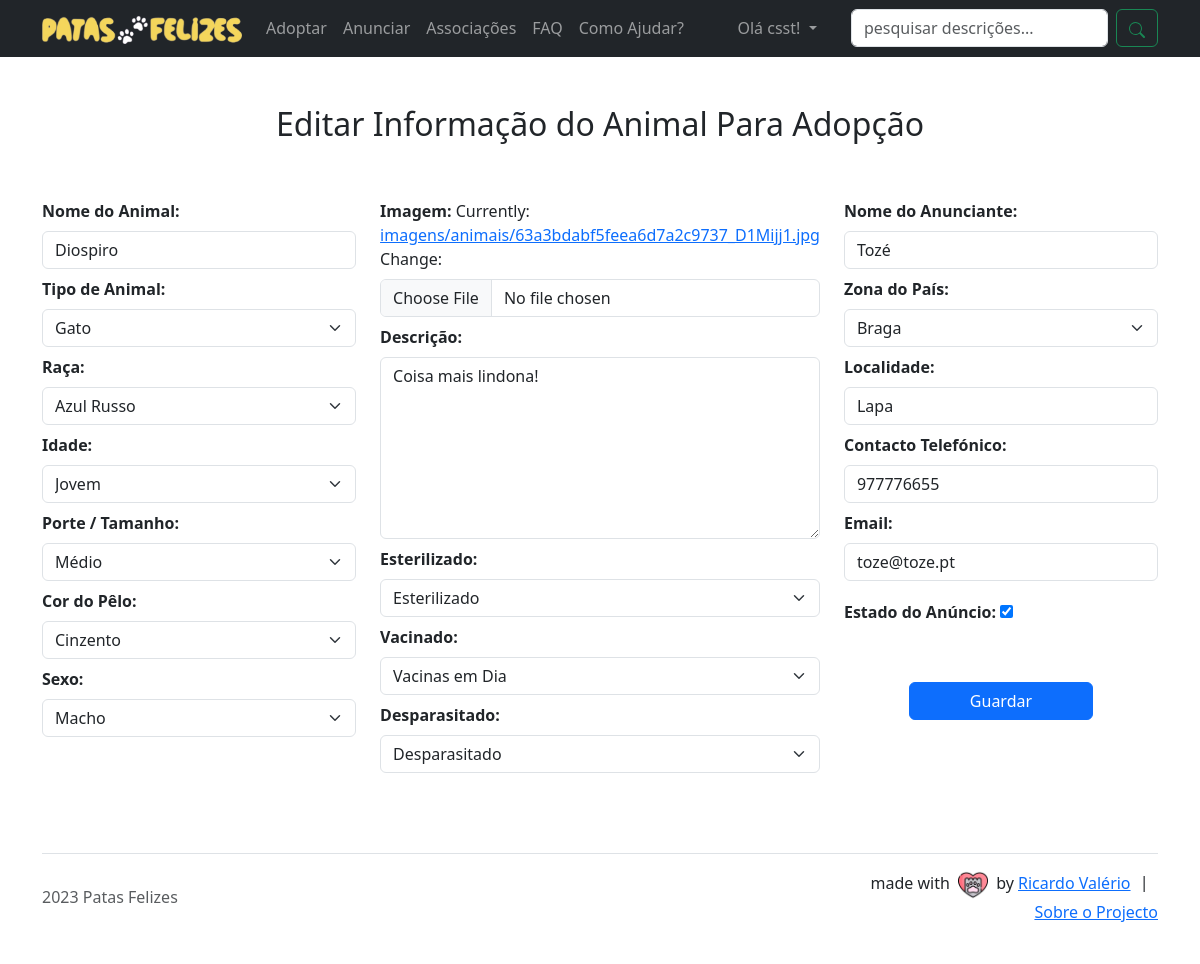
The page /editar-anuncio/15 (signed in) on the database its author committed.
### animais_para_adocao/models.py (models this page shows, shortened)
class AnuncioAnimal(models.Model):
	nome                  = models.CharField(max_length=20)
	id_tipo_de_animal_fk  = models.ForeignKey(TipoDeAnimal, on_delete=models.CASCADE)
	id_raca_fk            = models.ForeignKey(Raca, on_delete=models.CASCADE)
	id_idade_fk           = models.ForeignKey(Idade, on_delete=models.CASCADE)
	id_porte_tamanho_fk   = models.ForeignKey(PorteTamanho, on_delete=models.CASCADE)
	id_cor_do_pelo_fk     = models.ForeignKey(CorDoPelo, on_delete=models.CASCADE)
	sexo                  = models.CharField(max_length=10, choices=[('1', "Fêmea"), ('2', "Macho")])
	imagem                = models.ImageField(upload_to='imagens/animais/', blank=False)
	descricao_do_animal   = models.TextField()
	esterilizado = models.CharField(
		max_length=10,
		choices=[
			('1', "Esterilizado"),
			('2', "Não Esterilizado"),
			('3', "Desconhecido")
		]
	)
	vacinado = models.CharField(
		max_length=10,
		choices=[
			('1', "Vacinas em Dia"),
			('2', "Algumas Vacinas"),
			('3', "Não Vacinado"),
			('4', "Desconhecido")
		]
	)
	desparasitado = models.CharField(
		max_length=10,
		choices=[
			('1', "Desparasitado"),
			('2', "Não Desparasitado"),
			('3', "Desconhecido")
		]
	)
	user 						   = models.ForeignKey(User, on_delete=models.CASCADE)
	nome_anunciante                = models.CharField(max_length=50)
	id_zona_do_pais_fk             = models.ForeignKey(ZonasDoPais, on_delete=models.CASCADE)
	localidade_anunciante          = models.CharField(max_length=20)
	contacto_telefonico_anunciante = models.CharField(max_length=9)
	email_anunciante               = models.CharField(max_length=100)
	datetime_anuncio               = models.DateTimeField(auto_now_add=True)
	anuncio_estado 				   = models.BooleanField(default=True)
	class Meta:
		verbose_name_plural = "Anúncio do Animal"

### animais_para_adocao/views.py (the view)
# urls.py: path("editar-anuncio/<int:anuncio_id>", views.editar_anuncio, name="editar_anuncio"),
@login_required
def editar_anuncio(request, anuncio_id):
    anuncio = AnuncioAnimal.objects.get(pk=anuncio_id)
    if request.method == 'POST':
        form = EditarAnuncioForm(request.POST, instance=anuncio)
        if form.is_valid():
            form.save()
            return redirect('meus_anuncios')
    else:
        form = EditarAnuncioForm(instance=anuncio)
        context = {'form': form, 'anuncio_id': anuncio.id}
        return render(request, "animais_para_adocao/editar_anuncio.html", context)

### animais_para_adocao/models.py (called while the page is built)
	def __str__(self):
		return self.tipo

	def __str__(self):
		return self.raca

	def __str__(self):
		return self.idade

	def __str__(self):
		return self.porte_tamanho

	def __str__(self):
		return self.cor_do_pelo

	def __str__(self):
		return self.zona_do_pais

### animais_para_adocao/templates/animais_para_adocao/editar_anuncio.html (shortened to what this page needs)
{% extends "animais_para_adocao/base.html" %}
{% load static %}
{% block content %}
		<h2 class="text-center mt-5">Editar Informação do Animal Para Adopção</h2>
		<div class="container justify-content-center my-5">
				<form action="{% url 'editar_anuncio' anuncio_id=anuncio_id %}" method="POST" enctype="multipart/form-data">
				    	<div class="row">
				    	   <div class="col">
				    	     <label style="font-weight: bold;" for="{{ form.nome.id_for_label }}">Nome do Animal:</label>
				    	     {{ form.nome }}
				    	     <label style="font-weight: bold;" for="{{ form.id_tipo_de_animal_fk.id_for_label }}">Tipo de Animal:</label>
				    	     {{ form.id_tipo_de_animal_fk }}
				    	     <label style="font-weight: bold;" for="{{ form.id_raca_fk.id_for_label }}">Raça:</label>
				    	     {{ form.id_raca_fk }}
				    	     <label style="font-weight: bold;" for="{{ form.id_idade_fk.id_for_label }}">Idade:</label>
				    	     {{ form.id_idade_fk }}
				    	     <label style="font-weight: bold;" for="{{ form.id_porte_tamanho_fk.id_for_label }}">Porte / Tamanho:</label>
				    	     {{ form.id_porte_tamanho_fk }}
				    	     <label style="font-weight: bold;" for="{{ form.id_cor_do_pelo_fk.id_for_label }}">Cor do Pêlo:</label>
				    	     {{ form.id_cor_do_pelo_fk }}
				    	     <label style="font-weight: bold;" for="{{ form.sexo.id_for_label }}">Sexo:</label>
				    	     {{ form.sexo }}
				    	 </div>
				    	 <div class="col">
				    	     <label style="font-weight: bold;" for="{{ form.imagem.id_for_label }}">Imagem:</label>
				    	     {{ form.imagem }}
				    	     <label style="font-weight: bold;" for="{{ form.descricao_do_animal.id_for_label }}">Descrição:</label>
				    	     {{ form.descricao_do_animal }}
				    	     <label style="font-weight: bold;" for="{{ form.esterilizado.id_for_label }}">Esterilizado:</label>
				    	     {{ form.esterilizado }}
				    	     <label style="font-weight: bold;" for="{{ form.vacinado.id_for_label }}">Vacinado:</label>
				    	     {{ form.vacinado }}
				    	     <label style="font-weight: bold;" for="{{ form.desparasitado.id_for_label }}">Desparasitado:</label>
				    	     {{ form.desparasitado }}
				    	   </div>
				    	   <div class="col">
				    	     <label style="font-weight: bold;" for="{{ form.nome_anunciante.id_for_label }}">Nome do Anunciante:</label>
				    	     {{ form.nome_anunciante }}
				    	     <label style="font-weight: bold;" for="{{ form.id_zona_do_pais_fk.id_for_label }}">Zona do País:</label>
				    	     {{ form.id_zona_do_pais_fk }}
				    	     <label style="font-weight: bold;" for="{{ form.localidade_anunciante.id_for_label }}">Localidade:</label>
				    	     {{ form.localidade_anunciante }}
				    	     <label style="font-weight: bold;" for="{{ form.contacto_telefonico_anunciante.id_for_label }}">Contacto Telefónico:</label>
				    	     {{ form.contacto_telefonico_anunciante }}
				    	     <label style="font-weight: bold;" for="{{ form.email_anunciante.id_for_label }}">Email:</label>
				    	     {{ form.email_anunciante }}
				    	     <label style="font-weight: bold;" for="{{ form.anuncio_estado.id_for_label }}">Estado do Anúncio:</label>
				    	     {{ form.anuncio_estado }}
						    <div class="d-grid col-7 mx-auto mt-5">
						    	<button type="submit" class="btn btn-primary">Guardar</button>
						    </div>
				    	   </div>
				    	 </div>
				</form>
			</div>
{% endblock content %}

### animais_para_adocao/templates/animais_para_adocao/navbar.html (shortened to what this page needs)
{% load static %}
<nav class="navbar navbar-expand-lg navbar-dark bg-dark">
  <div class="container">
    <a class="navbar-brand" href="{% url 'index' %}">
      <img src="{% static 'imagens/logo.png' %}" alt="Patas Felizes" width="200px">
    </a>
    <div class="collapse navbar-collapse" id="navbarSupportedContent">
      <ul class="navbar-nav me-auto mb-2 mb-lg-0">
        <li class="nav-item">
           <a class="nav-link {% if request.path == '/' %} active {% endif %}" aria-current="page" href="{% url 'index' %}">Adoptar</a>
        </li>
        <li class="nav-item">
          <a class="nav-link {% if request.path == '/anunciar' %} active {% endif %}" href="{% url 'anunciar' %}">Anunciar</a>
        </li>
        <li class="nav-item">
          <a class="nav-link {% if request.path == '/associacoes' %} active {% endif %}" href="{% url 'associacoes' %}">Associações</a>
        </li>
        <li class="nav-item">
          <a class="nav-link {% if request.path == '/faq' %} active {% endif %}" href="{% url 'faq' %}">FAQ</a>
        </li>
        <li class="nav-item">
          <a class="nav-link {% if request.path == '/como-ajudar' %} active {% endif %}" href="{% url 'como_ajudar' %}">Como Ajudar?</a>
        </li>
        <li class="nav-item">&nbsp;</li>
        <li class="nav-item">&nbsp;</li>
        <li class="nav-item">&nbsp;</li>
        <li class="nav-item">&nbsp;</li>
        <li class="nav-item">&nbsp;</li>
        <li class="nav-item">&nbsp;</li>
        <li class="nav-item">&nbsp;</li>
        <li class="nav-item">&nbsp;</li>
        <li class="nav-item">&nbsp;</li>
        {% if user.is_authenticated %}
          <ul class="navbar-nav mr-auto">
            <li class="nav-item dropdown">
              <a class="nav-link dropdown-toggle" href="#" id="navbarDropdown" role="button" data-bs-toggle="dropdown" data-toggle="dropdown" aria-haspopup="true" aria-expanded="false">
                Olá {{ user.username }}!
              </a>
            </li>
          </ul>
        {% else %}
          <li class="nav-item">
            <a class="nav-link {% if request.path == '/accounts/login/' %} active {% endif %}" href="{% url 'login' %}">Log In</a>
          </li>
        {% endif %}
      </ul>
      <form class="d-flex" role="search" action="/procurar">
        <input class="form-control me-2" type="search" placeholder="pesquisar descrições..." aria-label="Search" name="q">
        <button class="btn btn-outline-success" type="submit">
        </button>
      </form>
    </div>
  </div>
</nav>

### rows shown on the page
AnuncioAnimal: nome "Diospiro", id_tipo_de_animal_fk "Gato", id_raca_fk "Azul Russo", id_idade_fk "Jovem", id_porte_tamanho_fk "Médio", id_cor_do_pelo_fk "Cinzento", sexo "Macho", descricao_do_animal "Coisa mais lindona!", esterilizado "Esterilizado", vacinado "Vacinas em Dia", desparasitado "Desparasitado", nome_anunciante "Tozé", id_zona_do_pais_fk "Braga", localidade_anunciante "Lapa", contacto_telefonico_anunciante "977776655", email_anunciante "toze@toze.pt", anuncio_estado "☑"

### other values the page prints
{{ user.username }} "csst"
